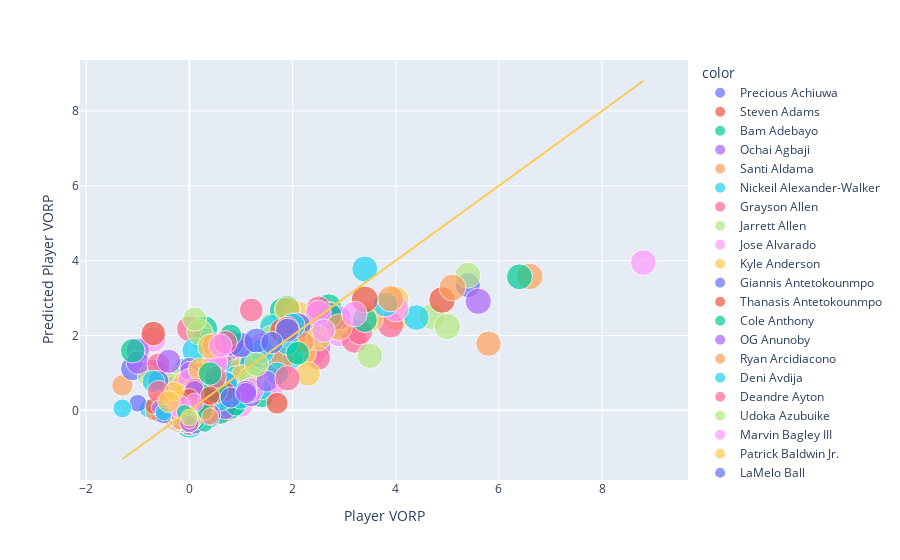

The code cell stored with this chart in its notebook:
### Code cell
# Predicted vs Actual VORP Using Total Stats

fig = px.scatter(
    x=Y,
    y=Y_hat,
    color=nba_2022_data.index,
    size=nba_2022_data['MP Per Game'],
    labels = {
        "x": "Player VORP",
        "y": "Predicted Player VORP"
    }
)

fig.add_trace(
    go.Scatter(
        x=Y,
        y=Y,
        mode="lines"
    )
)

fig.show()
